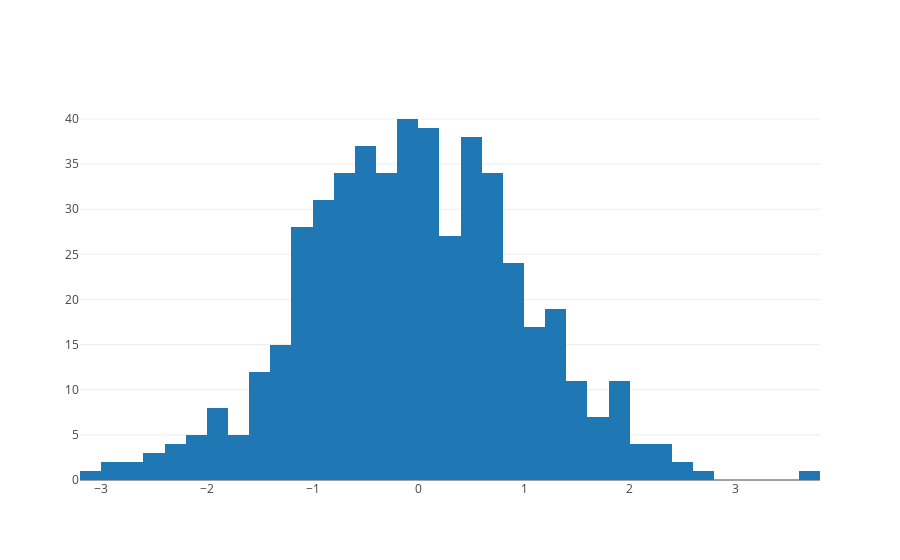

The code cell stored with this chart in its notebook:
### Code cell
import numpy as np

x = np.random.randn(500)
data = [go.Histogram(x=x)]

plotly.offline.iplot(data, filename='basic histogram')

### Figure 1 — Plotly figure (JSON) as saved in the notebook; plotly's stock layout.template omitted (floating-point values rounded to 4 significant figures; data arrays with more than 128 entries replaced by an {"elided": "..."} marker saying what was removed)
{"data": [{"type": "histogram", "uid": "d8b7b1b8-d9a0-11e8-8578-d46a6a115079", "x": {"elided": "500 float values"}}], "layout": {}}
